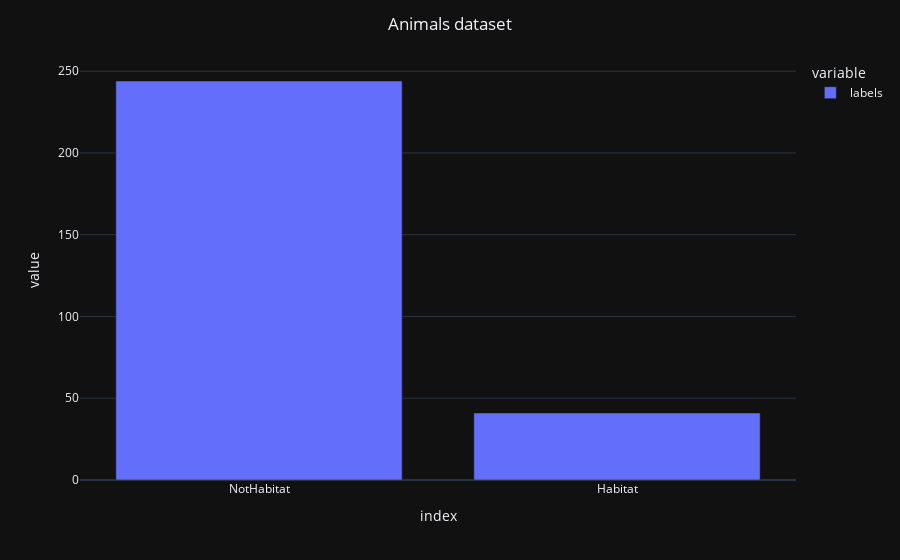

This figure's notebook cell:
### Code cell
import plotly.express as px
import plotly.io as pio
plotly_template = pio.templates["plotly_dark"]
pio.templates["plotly_dark_custom"] = pio.templates["plotly_dark"]

complaints_total_figure = px.bar(test_df.explode('labels')['labels'].value_counts())
complaints_total_figure.update_layout(template=plotly_template,barmode='stack',title_text='Animals dataset', title_x=0.5)
complaints_total_figure.show()

### Figure 1 — Plotly figure (JSON) as saved in the notebook; plotly's stock layout.template omitted (floating-point values rounded to 4 significant figures)
{"data": [{"alignmentgroup": "True", "hovertemplate": "variable=labels<br>index=%{x}<br>value=%{y}<extra></extra>", "legendgroup": "labels", "marker": {"color": "#636efa", "pattern": {"shape": ""}}, "name": "labels", "offsetgroup": "labels", "orientation": "v", "showlegend": true, "textposition": "auto", "type": "bar", "x": ["NotHabitat", "Habitat"], "xaxis": "x", "y": [244, 41], "yaxis": "y"}], "layout": {"barmode": "stack", "legend": {"title": {"text": "variable"}, "tracegroupgap": 0}, "margin": {"t": 60}, "title": {"text": "Animals dataset", "x": 0.5}, "xaxis": {"anchor": "y", "domain": [0, 1], "title": {"text": "index"}}, "yaxis": {"anchor": "x", "domain": [0, 1], "title": {"text": "value"}}}}
